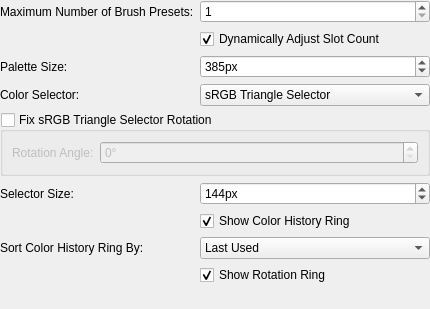
<?xml version="1.0" encoding="UTF-8"?>
<ui version="4.0">
 <class>WdgPopupPaletteSettings</class>
 <widget class="QWidget" name="WdgPopupPaletteSettings">
  <property name="geometry">
   <rect>
    <x>0</x>
    <y>0</y>
    <width>430</width>
    <height>309</height>
   </rect>
  </property>
  <property name="windowTitle">
   <string>Form</string>
  </property>
  <layout class="QFormLayout" name="formLayout">
   <property name="leftMargin">
    <number>0</number>
   </property>
   <property name="topMargin">
    <number>0</number>
   </property>
   <property name="rightMargin">
    <number>0</number>
   </property>
   <property name="bottomMargin">
    <number>0</number>
   </property>
   <item row="0" column="0">
    <widget class="QLabel" name="label_3">
     <property name="text">
      <string>Maximum Number of Brush Presets:</string>
     </property>
    </widget>
   </item>
   <item row="0" column="1">
    <widget class="QSpinBox" name="sbNumPresets">
     <property name="minimum">
      <number>1</number>
     </property>
     <property name="maximum">
      <number>45</number>
     </property>
    </widget>
   </item>
   <item row="1" column="1">
    <widget class="QCheckBox" name="chkUseDynamicSlotCount">
     <property name="text">
      <string>Dynamically Adjust Slot Count</string>
     </property>
     <property name="checked">
      <bool>true</bool>
     </property>
    </widget>
   </item>
   <item row="2" column="0">
    <widget class="QLabel" name="label_6">
     <property name="text">
      <string>Palette Size:</string>
     </property>
    </widget>
   </item>
   <item row="2" column="1">
    <widget class="KisSliderSpinBox" name="sbPaletteSize">
     <property name="suffix">
      <string>px</string>
     </property>
     <property name="minimum">
      <number>380</number>
     </property>
     <property name="maximum">
      <number>550</number>
     </property>
     <property name="value">
      <number>385</number>
     </property>
    </widget>
   </item>
   <item row="3" column="0">
    <widget class="QLabel" name="label_4">
     <property name="text">
      <string>Color Selector:</string>
     </property>
    </widget>
   </item>
   <item row="3" column="1">
    <widget class="QComboBox" name="cmbSelectorType">
     <item>
      <property name="text">
       <string>sRGB Triangle Selector</string>
      </property>
     </item>
     <item>
      <property name="text">
       <string>Wide Gamut Selector</string>
      </property>
     </item>
    </widget>
   </item>
   <item row="5" column="0">
    <widget class="QLabel" name="label_5">
     <property name="text">
      <string>Selector Size:</string>
     </property>
    </widget>
   </item>
   <item row="5" column="1">
    <widget class="KisSliderSpinBox" name="sbSelectorSize">
     <property name="suffix">
      <string>px</string>
     </property>
     <property name="minimum">
      <number>100</number>
     </property>
     <property name="maximum">
      <number>240</number>
     </property>
     <property name="value">
      <number>144</number>
     </property>
    </widget>
   </item>
   <item row="6" column="1">
    <widget class="QCheckBox" name="chkShowColorHistory">
     <property name="text">
      <string>Show Color History Ring</string>
     </property>
     <property name="checked">
      <bool>true</bool>
     </property>
    </widget>
   </item>
   <item row="8" column="1">
    <widget class="QCheckBox" name="chkShowRotationTrack">
     <property name="text">
      <string>Show Rotation Ring</string>
     </property>
     <property name="checked">
      <bool>true</bool>
     </property>
    </widget>
   </item>
   <item row="9" column="0" colspan="2">
    <spacer name="verticalSpacer">
     <property name="orientation">
      <enum>Qt::Vertical</enum>
     </property>
     <property name="sizeHint" stdset="0">
      <size>
       <width>20</width>
       <height>0</height>
      </size>
     </property>
    </spacer>
   </item>
   <item row="7" column="1">
    <widget class="QComboBox" name="cmbColorHistorySorting">
     <item>
      <property name="text">
       <string>Last Used</string>
      </property>
     </item>
     <item>
      <property name="text">
       <string>Hue/Saturation/Value</string>
      </property>
     </item>
    </widget>
   </item>
   <item row="7" column="0">
    <widget class="QLabel" name="lblColorHistorySorting">
     <property name="text">
      <string>Sort Color History Ring By:</string>
     </property>
    </widget>
   </item>
   <item row="4" column="0" colspan="2">
    <widget class="QGroupBox" name="grpFixTriangleRotation">
     <property name="title">
      <string>Fix sRGB Triangle Selector Rotation</string>
     </property>
     <property name="checkable">
      <bool>true</bool>
     </property>
     <property name="checked">
      <bool>false</bool>
     </property>
     <layout class="QFormLayout" name="formLayout_2">
      <item row="0" column="0">
       <widget class="QLabel" name="label">
        <property name="text">
         <string>Rotation Angle:</string>
        </property>
       </widget>
      </item>
      <item row="0" column="1">
       <widget class="KisSliderSpinBox" name="sbTriangleRotationAngle">
        <property name="suffix">
         <string>°</string>
        </property>
        <property name="maximum">
         <number>359</number>
        </property>
       </widget>
      </item>
     </layout>
    </widget>
   </item>
  </layout>
 </widget>
 <customwidgets>
  <customwidget>
   <class>KisSliderSpinBox</class>
   <extends>QSpinBox</extends>
   <header location="global">kis_slider_spin_box.h</header>
   <container>1</container>
  </customwidget>
 </customwidgets>
 <resources/>
 <connections/>
</ui>
